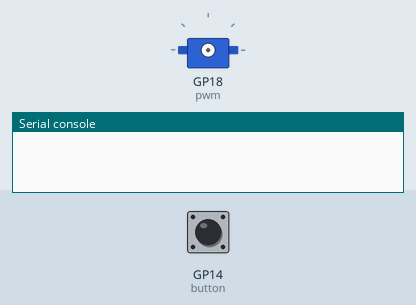
The program below on a simulated Raspberry Pi Pico running MicroPython. Parts: servo, the last lines printed to the serial console. The inputs (shaded band) are chosen by the test bench; at power-on: GP14 (button) LOW. Servo angles are drawn from the pulse width (0.5 ms = 0°, 2.5 ms = 180°).

Above: at 1.2 s.
1.3 s: GP14 (button) pulled HIGH for 0.15 s
At 1.45 s:
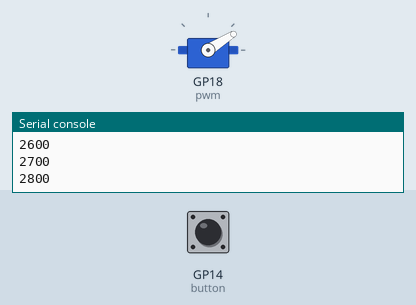
At 3.1 s:
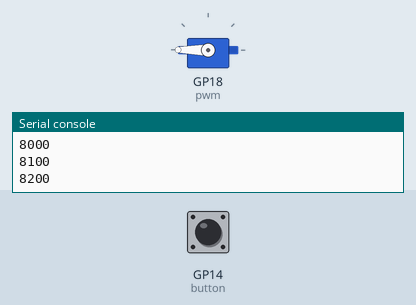
3.4 s: GP14 (button) pulled HIGH for 1 s
6.4 s: GP14 (button) pulled HIGH for 3.2 s
At 6.57 s:
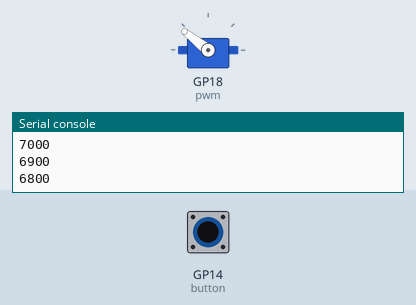
Timing chart, 0 to 11.4 s (numbered marks = the images above; inputs shaded):
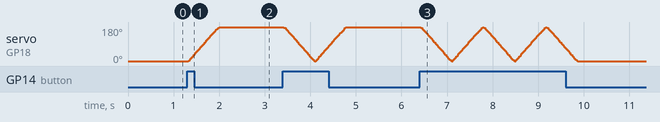

Measured:
- after the input at 1.3 s, servo on GP18 (pwm): moves from 0° to 180° over 0.68 s, starting at once

The program:

sg_5010_door_lock.py
```python
from machine import Pin, PWM
from time import sleep

pwm = PWM(Pin(18))
pwm.freq(50)

button = Pin(14, Pin.IN, Pin.PULL_DOWN)

shouldLock = True

def setServoCycle(position):
    pwm.duty_u16(position)
    sleep(0.01)

while True:
    while button.value():
        if shouldLock:
            for pos in range(1500,8300,100):
                setServoCycle(pos)
                print(pwm.duty_u16())
            shouldLock = False
        else:
            for pos in range(8300,1500,-100):
                setServoCycle(pos)
                print(pwm.duty_u16())
            shouldLock = True
```
